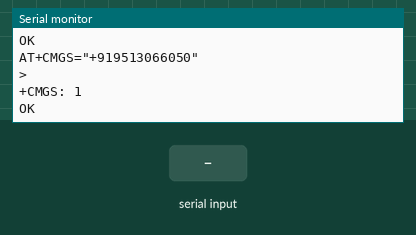
Recording of a sketch running on a simulated ESP8266 (NodeMCU). Shown: the last lines printed to the serial monitor. The test bench sets the inputs (shaded band). The modem accepts every AT command (registered, SIM ready, sends succeed) and sends nothing else.

Above: at 6.2 s.
6.3 s: "1" received over the second serial link
At 6.9 s:
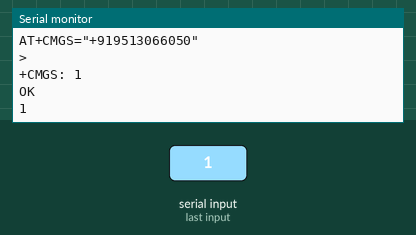
8.0 s: "0" received over the second serial link
At 9.3 s:
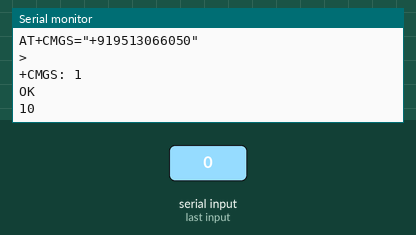

Measured:
- after the input at 6.3 s, the serial monitor: prints a new line after 0.21 s (image 1)
- after the input at 8.0 s, the serial monitor: prints a new line at once (image 2)

The sketch:

sketch_feb5a.ino
```cpp
#include <SoftwareSerial.h>


#define rxPin D3
#define txPin D2
SoftwareSerial mySerial(2,3);


//// UDP
//WiFiUDP UDP;
//IPAddress local_IP(192,168,4,1);
//IPAddress gateway(192,168,4,1);
//IPAddress subnet(255,255,255,0);
//#define UDP_PORT 4210
//
//// UDP Buffer
//char packet[255];
//char reply[] = "Packet received!";

void setup()
{
  Serial.begin(9600);


  mySerial.begin(9600);

  Serial.println("Initializing...");
  delay(1000);

  Serial.println("AT");
  mySerial.println("AT");
  updateSerial();
  Serial.println("AT+CSQ");
  mySerial.println("AT+CSQ");
  updateSerial();
  Serial.println("AT+CSCS");
  mySerial.println("AT+CSCS?");
  updateSerial();
  Serial.println("AT+CREG");
  mySerial.println("AT+CREG?");
  updateSerial();
  Serial.println("AT+CMGF=1");
  mySerial.println("AT+CMGF=1");
  updateSerial();
  Serial.println("AT+CMGF=1");
  mySerial.println("AT+CMGF?");
  updateSerial();
  Serial.println("AT+CMGS=\"+919513066050\"");
  mySerial.println("AT+CMGS=\"+919513066050\"");
  updateSerial();
  mySerial.print("Last Minute Engineers | lastminuteengineers.com");
  updateSerial();
  mySerial.write(26);
}

void loop()
{
//   // If packet received...
//  int packetSize = UDP.parsePacket();
//  if (packetSize) {
////  Serial.print("Received packet! Size: "); Serial.println(packetSize);
//    int len = UDP.read(packet, 255);
//    if (len > 0) {
//      packet[len] = '\0';
//    }
////  Serial.print("Packet received: ");
//    Serial.println(packet);
//
//    // Send return packet
//    UDP.beginPacket(UDP.remoteIP(), UDP.remotePort());
//    UDP.write(reply);
//    UDP.endPacket();
//  }


  updateSerial();
}

void updateSerial()
{
  delay(500);
  while (Serial.available())
  {
    mySerial.write(Serial.read());
  }
  while(mySerial.available())
  {
    Serial.write(mySerial.read());
  }
}
```
